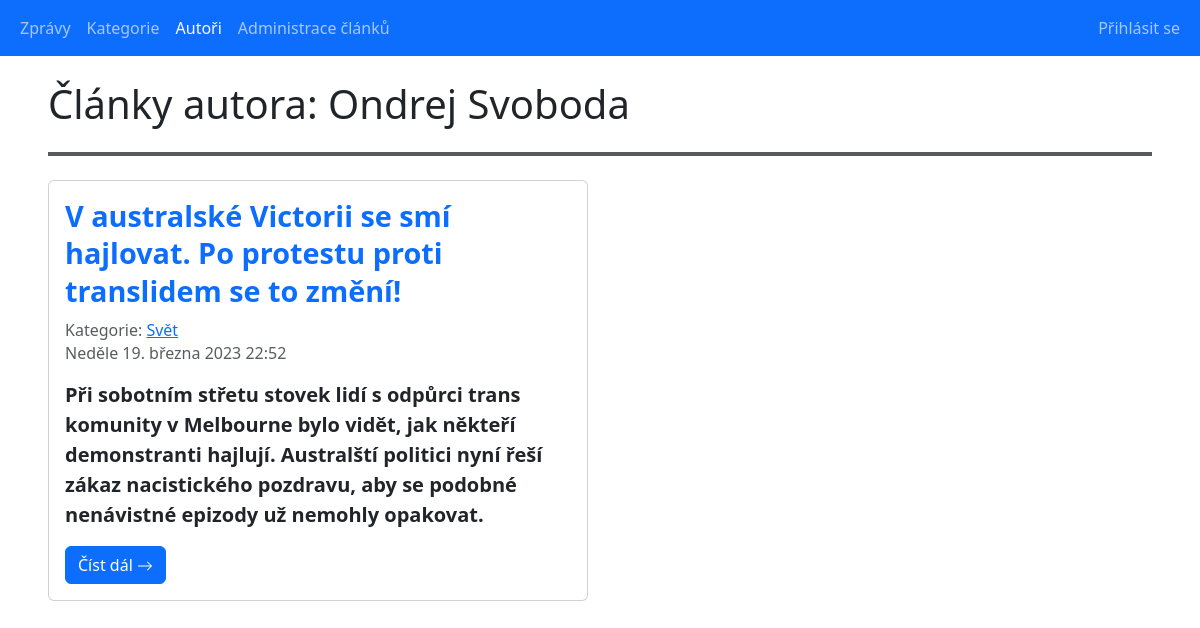
Page /main_projekt/authors_detail.php?id=2 on the earlier database version.
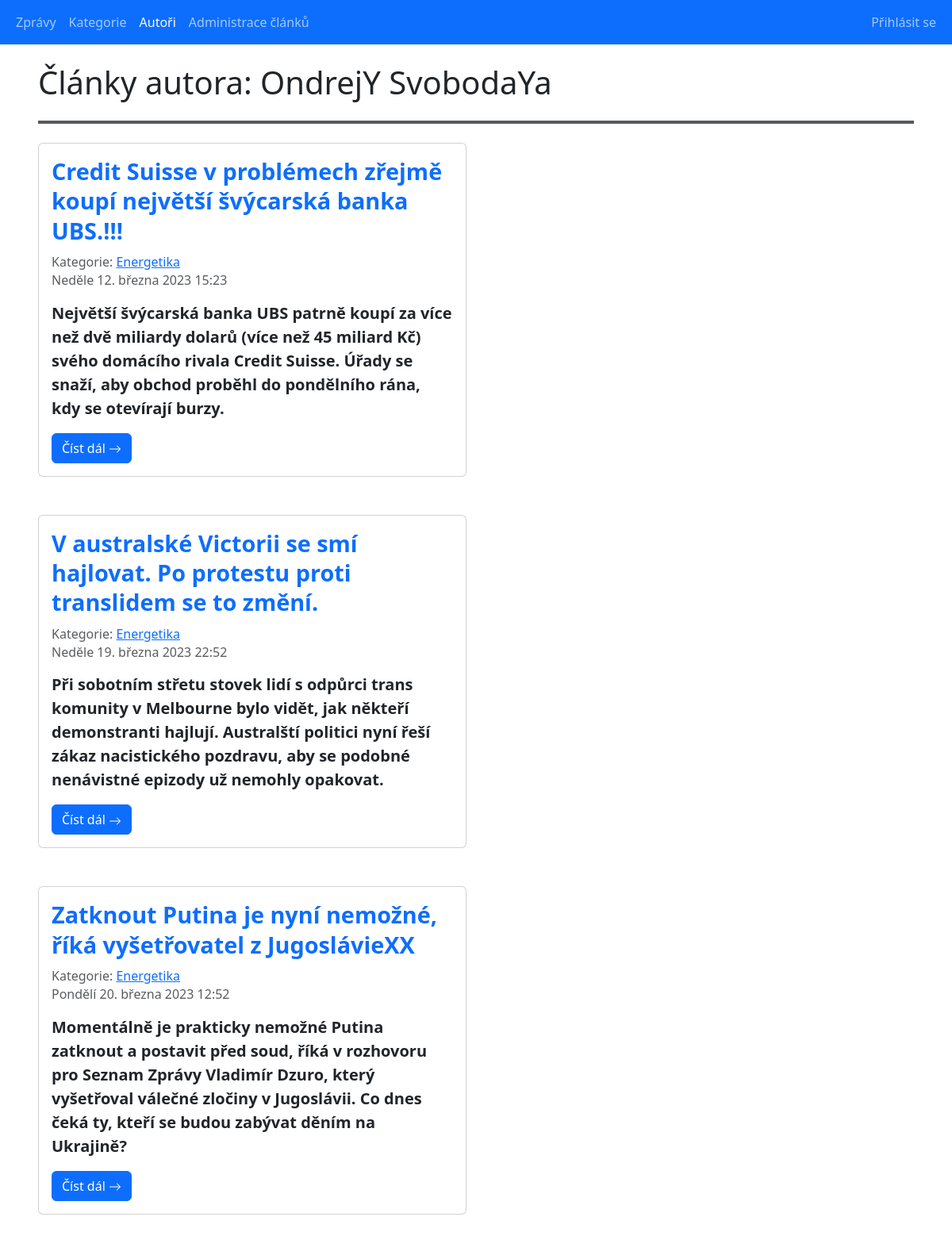
Same page on the later database version.
### tables this page shows
CREATE TABLE `authors` (
  `id` int(11) UNSIGNED NOT NULL,
  `name` varchar(20) NOT NULL,
  `surname` varchar(20) NOT NULL,
  `created_at` datetime NOT NULL DEFAULT current_timestamp()
);

CREATE TABLE `articles` (
  `id` int(10) UNSIGNED NOT NULL,
  `introduction` text DEFAULT NULL,
  `content` text DEFAULT NULL,
  `title` text DEFAULT NULL,
  `author_id` int(10) UNSIGNED NOT NULL,
  `category_id` int(10) UNSIGNED NOT NULL,
  `created_at` datetime NOT NULL DEFAULT current_timestamp(),
  `is_published` tinyint(1) NOT NULL DEFAULT 0 COMMENT 'Zveřejněný/Nezveřejněný'
);

CREATE TABLE `categories` (
  `id` int(10) UNSIGNED NOT NULL,
  `category_name` varchar(50) NOT NULL
);

### main_projekt/classes/Database.php (called while the page is built, shortened)
<?php
class Database
{
    public function __construct()
    {
        $this->conn = new PDO(self::DSN, self::USERNAME, self::PASSWORD, [
            PDO::ATTR_ERRMODE => PDO::ERRMODE_EXCEPTION,
        ]);
        $this->conn->query('SET NAMES utf8');
    }
}

### main_projekt/classes/DateUtils.php (called while the page is built)
<?php
class DateUtils {
    public static function DatumCesky(string $date): string
    {
        $englishDate = (new Datetime($date))->format('l d. F Y H:i');
        $men = [
            'January', 'February', 'March', 'April', 'May',
            'June', 'July', 'August', 'September', 'October',
            'November', 'December'
        ];
        $mcz = [
            'ledna', 'února', 'března', 'dubna', 'května',
            'června', 'července', 'srpna', 'září', 'října',
            'listopadu', 'prosince'
        ];
        $englishDate = str_replace($men, $mcz, $englishDate);
        $den = [
            'Monday', 'Tuesday', 'Wednesday', 'Thursday',
            'Friday', 'Saturday', 'Sunday'
        ];
        $dcz = [
            'Pondělí', 'Úterý', 'Středa', 'Čtvrtek',
            'Pátek', 'Sobota', 'Neděle'
        ];
        return str_replace($den, $dcz, $englishDate);
    }
}

### main_projekt/authors_detail.php (the view, shortened to what this page needs)
<?php
require_once 'classes/Database.php';
require_once 'classes/DateUtils.php';
$db = new Database();
if (isset($_GET['id']) && is_numeric($_GET['id'])) {
    $sql = 'SELECT * from authors where id = :id';
    $stmt = $db->conn->prepare($sql);
    $stmt->execute([
        ':id' => $_GET['id'],
    ]);
    $author = $stmt->fetch(PDO::FETCH_ASSOC);
    $sql = 'SELECT a.*, c.id as cat_id, c.category_name from articles a
            left join categories c on a.category_id = c.id
            where a.is_published = 1 and a.author_id = :author_id';
    $stmt = $db->conn->prepare($sql);
    $stmt->execute([
        ':author_id' => $_GET['id'],
    ]);
    $articles = $stmt->fetchAll(PDO::FETCH_ASSOC);
}
else {
    header('Location: authors_list.php');
    die();
}
?>
<!doctype html>
<html lang="cs">
<head>
    <link rel="stylesheet" href="./bootstrap/css/bootstrap.min.css">
    <link rel="stylesheet" href="./styles/index.css">
</head>
<body>
<?php include_once 'reusable_components/navbar.php'; ?>
<div class="container-fluid px-5">
    <h1 class="mb-4">Články autora: <?= $author['name'].' '.$author['surname'] ?></h1>
    <hr class="border border-dark border-2 opacity-75 mb-4">
    <div class="row flex-column">
        <div class="col-sm-9 col-lg-6">
            <?php if(empty($articles)): ?>
                <h2>Žádné veřejně dostupné články</h2>
            <?php else: ?>
                <?php foreach ($articles as $article): ?>
                    <div class="card mb-5">
                        <div class="card-body">
                            <h5 class="card-title ar_title mb-3">
                                <a href="articles_detail.php?article_id=<?= $article['id'] ?>">
                                    <?= $article['title'] ?>
                                </a>
                            </h5>
                            <h6 class="card-subtitle mb-2 text-muted">
                                Kategorie:
                                <a href="categories_detail.php?id=<?= $article['cat_id'] ?>"><?= $article['category_name'] ?></a>
                            </h6>
                            <h6 class="card-subtitle mb-3 text-muted">
                                <time>
                                    <?= DateUtils::DatumCesky($article['created_at']) ?>
                                </time>
                            </h6>
                            <p class="card-text mb-3 fw-semibold fs-5">
                                <?= $article['introduction'] ?>
                            </p>
                            <a href="articles_detail.php?article_id=<?= $article['id'] ?>" class="card-link btn btn-primary">Číst dál
                                <svg xmlns="http://www.w3.org/2000/svg" width="16" height="16" fill="currentColor" class="bi bi-arrow-right" viewBox="0 0 16 16">
                                    <path fill-rule="evenodd" d="M1 8a.5.5 0 0 1 .5-.5h11.793l-3.147-3.146a.5.5 0 0 1 .708-.708l4 4a.5.5 0 0 1 0 .708l-4 4a.5.5 0 0 1-.708-.708L13.293 8.5H1.5A.5.5 0 0 1 1 8z"/>
                                </svg>
                            </a>
                        </div>
                    </div>
                <?php endforeach; ?>
            <?php endif; ?>
        </div>
    </div>
</div>
</body>
</html>

Differences in the rows shown:
changed authors: name "Ondrej" → "OndrejY"; surname "Svoboda" → "SvobodaYa"
now on this page (row edited): articles: title "Credit Suisse v problémech zřejmě koupí největší švýcarská banka UBS.!!!", category.category_name "Energetika", created_at "Neděle 12. března 2023 15:23", introduction "Největší švýcarská banka UBS patrně koupí za více než dvě miliardy dolarů (více než 45 miliard Kč) svého domácího rivala Credit Suisse. Úřady se snaží, aby obchod proběhl do pondělního rána, kdy se otevírají burzy."
changed articles: title "V australské Victorii se smí hajlovat. Po protestu proti translidem se to změní!" → "V australské Victorii se smí hajlovat. Po protestu proti translidem se to změní."; category.category_name "Svět" → "Energetika"
now on this page (row edited): articles: title "Zatknout Putina je nyní nemožné, říká vyšetřovatel z JugoslávieXX", category.category_name "Energetika", created_at "Pondělí 20. března 2023 12:52", introduction "Momentálně je prakticky nemožné Putina zatknout a postavit před soud, říká v rozhovoru pro Seznam Zprávy Vladimír Dzuro, který vyšetřoval válečné zločiny v Jugoslávii. Co dnes čeká ty, kteří se budou zabývat děním na Ukrajině?"
